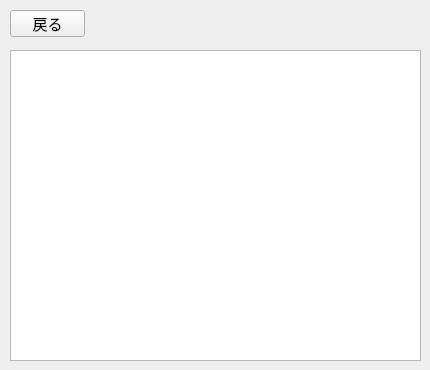
<?xml version="1.0" encoding="UTF-8"?>
<ui version="4.0">
 <class>frmGraphView</class>
 <widget class="QWidget" name="frmGraphView">
  <property name="geometry">
   <rect>
    <x>0</x>
    <y>0</y>
    <width>430</width>
    <height>370</height>
   </rect>
  </property>
  <property name="minimumSize">
   <size>
    <width>430</width>
    <height>370</height>
   </size>
  </property>
  <property name="maximumSize">
   <size>
    <width>430</width>
    <height>370</height>
   </size>
  </property>
  <property name="font">
   <font>
    <family>Meiryo UI</family>
   </font>
  </property>
  <property name="windowTitle">
   <string>TrendChecker - Graph</string>
  </property>
  <property name="windowIcon">
   <iconset>
    <normaloff>C:/Users/miosi/Downloads/グラフアイコン.png</normaloff>C:/Users/miosi/Downloads/グラフアイコン.png</iconset>
  </property>
  <widget class="QWidget" name="horizontalLayoutWidget_2">
   <property name="geometry">
    <rect>
     <x>10</x>
     <y>50</y>
     <width>411</width>
     <height>311</height>
    </rect>
   </property>
   <property name="font">
    <font>
     <family>Meiryo UI</family>
    </font>
   </property>
   <layout class="QHBoxLayout" name="mainGraphLayout">
    <item>
     <widget class="QGraphicsView" name="viewGraphImage">
      <property name="font">
       <font>
        <family>Meiryo UI</family>
       </font>
      </property>
     </widget>
    </item>
   </layout>
  </widget>
  <widget class="QPushButton" name="btnBack">
   <property name="geometry">
    <rect>
     <x>10</x>
     <y>10</y>
     <width>75</width>
     <height>27</height>
    </rect>
   </property>
   <property name="font">
    <font>
     <pointsize>11</pointsize>
    </font>
   </property>
   <property name="text">
    <string>戻る</string>
   </property>
   <property name="icon">
    <iconset>
     <normaloff>C:/Users/miosi/Downloads/Uターン矢印 2.png</normaloff>C:/Users/miosi/Downloads/Uターン矢印 2.png</iconset>
   </property>
  </widget>
 </widget>
 <resources/>
 <connections>
  <connection>
   <sender>btnBack</sender>
   <signal>clicked()</signal>
   <receiver>frmGraphView</receiver>
   <slot>back_click()</slot>
   <hints>
    <hint type="sourcelabel">
     <x>58</x>
     <y>25</y>
    </hint>
    <hint type="destinationlabel">
     <x>140</x>
     <y>18</y>
    </hint>
   </hints>
  </connection>
 </connections>
 <slots>
  <slot>file_select_click()</slot>
  <slot>folder_select_click()</slot>
  <slot>graph_display_click()</slot>
  <slot>back_click()</slot>
 </slots>
</ui>
